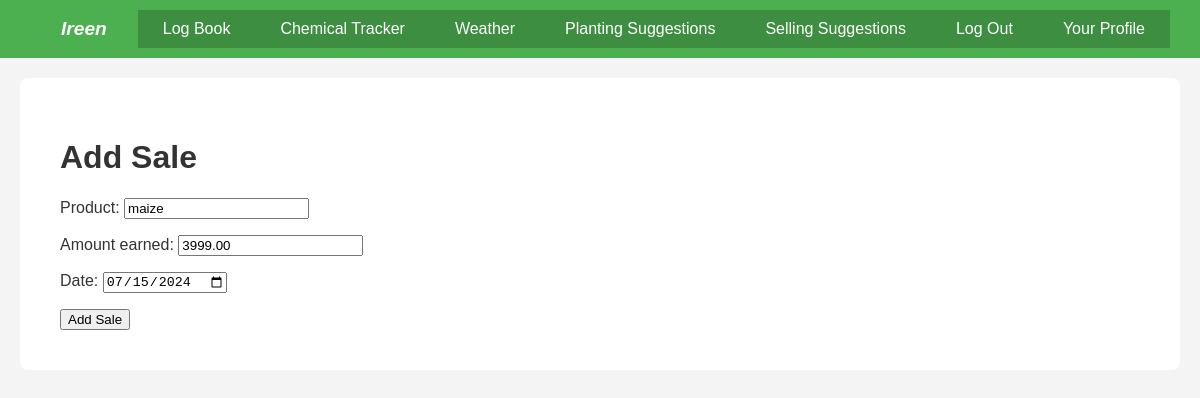
Page /logbook/update_sale/6/ (signed in) on the committed database.
### logbook/models.py (models this page shows, shortened)
class Sale(models.Model):
    user = models.ForeignKey(User, on_delete=models.CASCADE)
    product = models.CharField(max_length=100)
    amount_earned = models.DecimalField(max_digits=10, decimal_places=2)
    date = models.DateField()

### logbook/views.py (the view)
# urls.py: path('update_sale/<int:pk>/', views.update_sale, name='update_sale'),
@login_required
def update_sale(request, pk):
    sale = Sale.objects.get(pk=pk, user=request.user)
    if request.method == 'POST':
        form = SaleForm(request.POST, instance=sale)
        if form.is_valid():
            form.save()
            return redirect('logbook:logbook')
    else:
        form = SaleForm(instance=sale)
    return render(request, 'logbook/add_sale.html', {'form': form})

### logbook/forms.py
class SaleForm(forms.ModelForm):
    class Meta:
        model = Sale
        fields = ['product', 'amount_earned', 'date']
        widgets = {
            'date': forms.DateInput(format='%Y-%m-%d', attrs={'type': 'date'})
        }

### logbook/templates/logbook/add_sale.html (shortened to what this page needs)
{% extends 'base.html' %}
{% block content %}
<!DOCTYPE html>
<html>
<head>
</head>
<body>
    <h1>Add Sale</h1>
    <form method="post">
        {{ form.as_p }}
        <button type="submit">Add Sale</button>
    </form>
</body>
</html>
{% endblock %}

### static/css/main.css (style rules this page uses)
body { font-family: Arial, sans-serif; margin: 0; padding: 0; color: #333; background-color: #f4f4f4; }

### rows in the picture
Sale: product "maize", amount_earned "3999.00", date "07/15/2024"
